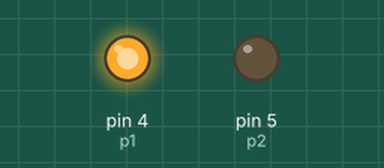
This sketch was run on a simulated Arduino Uno, built with avr-gcc and run on an emulated ATmega328P. On the bench: output pins drawn as LEDs (lit = HIGH). What the sketch prints to the serial monitor is not drawn.

Above: at 30.3 s.
At 60.3 s:
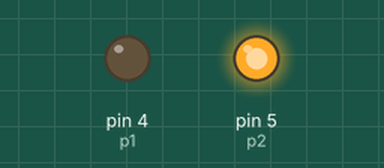
At 80.3 s:
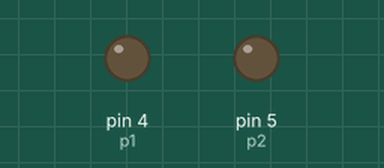
Timing chart, 0 to 81.8 s (numbered marks = the images above):
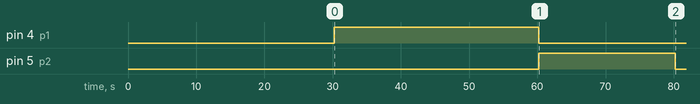

The sketch:

Irrigation.ino
```cpp
#include <Wire.h>
#include <TimeLib.h>
#include <DS1307RTC.h>

int p1 = 4;
int p2 = 5;
int p3 = 6;
int p4 = 7;

void setup() {
  // put your setup code here, to run once:
  // if !file.exists(rtcwrite)
  // // rtc.write, set file
  // end if
  // delay 10 secs

  Serial.begin(9600);
  while (!Serial) ; // wait for serial
  delay(200);
  Serial.println("");

  pinMode(p1, OUTPUT);
  pinMode(p2, OUTPUT);

  Serial.print("Wait ");
  managedDelay(30000);
  Serial.println(" done");

  // delay(3000);
  // waterThePlants(p1, 5000);

  waterThePlants(p1, 30000);
  waterThePlants(p2, 20000);
}

void loop() {
  // put your main code here, to run repeatedly:
  // dailyLoop();
}

void dailyLoop() {
  // if (time matches)
  // // water the plants
  // endif

  if (isItTimeToWaterThePlants() == 1) {
    long p1Millis = 60000;

    waterThePlants(p1, p1Millis);
  }
  delay(5000);
}

int isItTimeToWaterThePlants() {
  tmElements_t tm;

  if (RTC.read(tm)) {
    printTime(tm);
    // if (tm.Minute % 2 == 0) {
    if (tm.Hour == 8 && tm.Minute == 0) {
      return 1;
    }
  } else {

    if (RTC.chipPresent()) {
      Serial.println("The DS1307 is stopped.  Please run the SetTime");
    } else {
      Serial.println("DS1307 read error!  Please check the circuitry.");
    }
    Serial.println();
  }

  return 0;
}

void  printTime(tmElements_t tm) {
  Serial.print(tmYearToCalendar(tm.Year));
  Serial.write('/');
  Serial.print(tm.Month);
  Serial.write('/');
  Serial.print(tm.Day);
  Serial.print(" ");
  print2digits(tm.Hour);
  Serial.write(':');
  print2digits(tm.Minute);
  Serial.write(':');
  print2digits(tm.Second);
  Serial.println();
}

void print2digits(int number) {
  if (number >= 0 && number < 10) {
    Serial.write('0');
  }
  Serial.print(number);
}

void waterThePlants(int pumpPin, long timeInMillis) {
  Serial.print(pumpPin);
  Serial.print(" ");
  Serial.print(timeInMillis);
  Serial.print(" ON ");
  digitalWrite(pumpPin, HIGH);
  managedDelay(timeInMillis);
  digitalWrite(pumpPin, LOW);
  Serial.println("OFF");
}

void managedDelay(long timeInMillis) {
  while (timeInMillis > 0) {
    int sleepTime = min(timeInMillis, 10000);
    Serial.print(sleepTime);
    Serial.print(" ");
    delay(sleepTime);
    timeInMillis -= sleepTime;
  }
}
```
